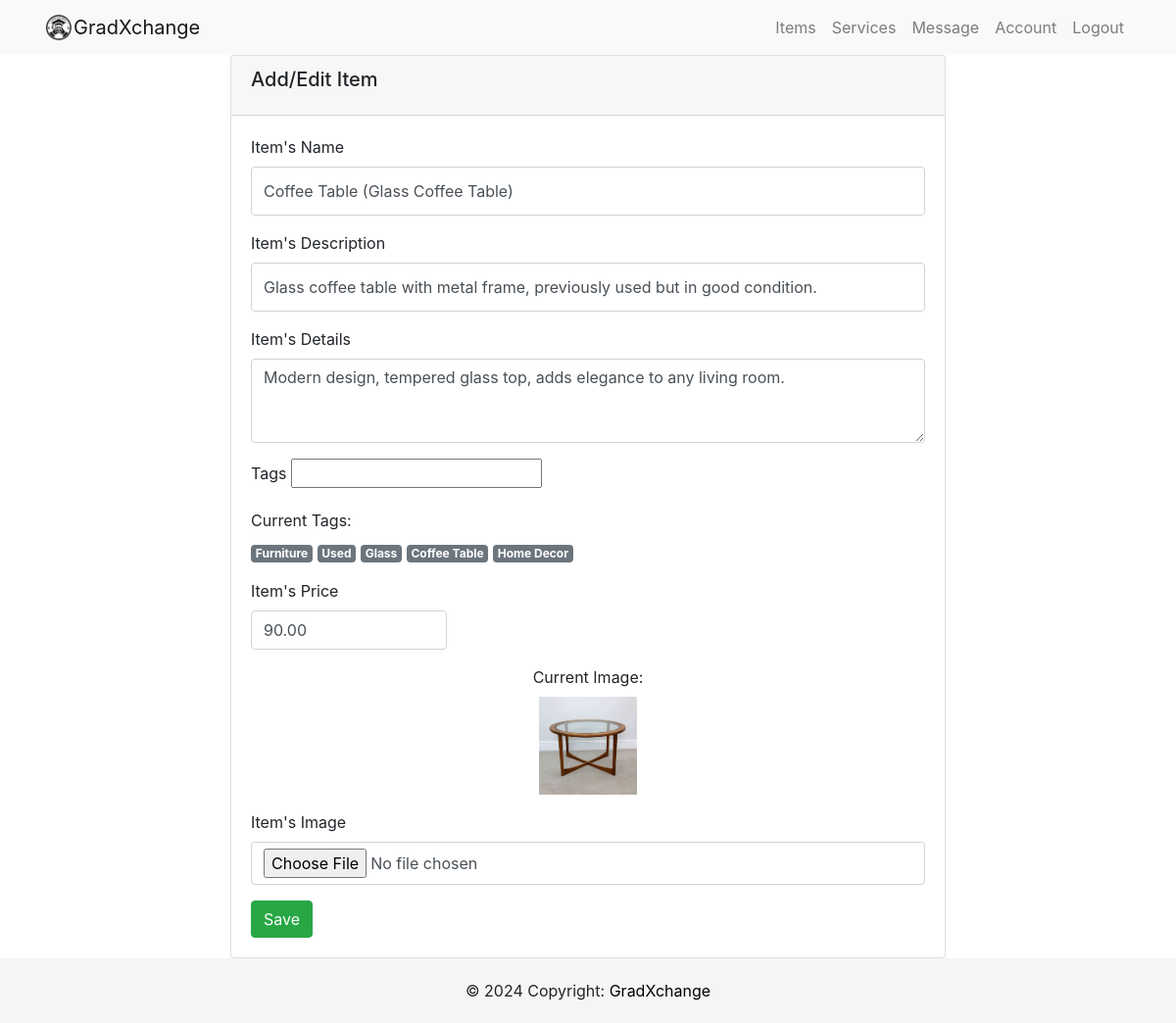
The app's page /item/edit/64/ (signed in) with its own data.
### item/models.py (models this page shows, shortened)
class Item(models.Model):
    tags = TaggableManager()
    item_name = models.CharField(max_length=200)
    item_desc = models.CharField(max_length=200)
    item_detail = models.CharField(max_length=2000)
    item_price = models.DecimalField(max_digits=10, decimal_places=2, validators=[MinValueValidator(Decimal('0.01'))])
    item_image = models.ImageField(upload_to='images_item', default="notfound.png")
    created =  models.DateTimeField(auto_now_add=True)
    user_name = models.ForeignKey(settings.AUTH_USER_MODEL, on_delete=models.CASCADE,default=1)
    liked_by = models.ManyToManyField(settings.AUTH_USER_MODEL, related_name='item_liked',blank= True)

### item/views.py (the view)
# urls.py: path('edit/<int:id>/', views.update_item,name='update_item'),
@login_required
def update_item(request, id):
    item = get_object_or_404(Item, id=id)
    if request.method == 'POST':
        form = ItemForm(request.POST, request.FILES, instance=item)
        if form.is_valid():
            form.save()
            messages.success(request, 'Item updated successfully!')  # Add success message
            return render(request, 'item/item-form.html', {'form': form, 'item': item})
    else:
        form = ItemForm(instance=item)
    return render(request, 'item/item-form.html', {'form': form, 'item': item})

### item/forms.py (shortened to what this page needs)
class ItemForm(forms.ModelForm):
    tags = TagField(required=False, help_text="Enter comma-separated tags")
    class Meta:
        model = Item
        fields = ['item_name', 'item_desc', 'item_detail','item_price','item_image','tags']
        widgets = {
            'item_name': forms.TextInput(attrs={'class': 'form-control'}),
            'item_desc': forms.TextInput(attrs={'class': 'form-control'}),
            'item_detail': forms.Textarea(attrs={'class': 'form-control', 'rows': 3}),
            'item_price': forms.NumberInput(attrs={'class': 'form-control'}),
            'item_image': forms.FileInput(attrs={'class': 'form-control'}),
        }
        labels = {
            'item_name': "Item's Name",
            'item_desc': "Item's Description",
            'item_detail': "Item's Details",
            'item_price': "Item's Price",
            'item_image': "Item's Image",
        }

### users/context_processors.py (called while the page is built)
def unread_message_count(request):
    if request.user.is_authenticated:
        count = Message.objects.filter(recipient=request.user.profile, is_read=False).count()
        return {'unread_message_count': count}
    return {}

### item/templates/item/item-form.html (shortened to what this page needs)
{% extends 'users/base.html' %}
{% block body %}
<div class="container" id="item-edit-form">
    <div class="row">
        <div class="col-md-8 offset-md-2">
            <div class="card">
                <div class="card-header">
                    <h5 class="card-title">Add/Edit Item</h5>
                </div>
                <div class="card-body">
                    <form method="POST" enctype="multipart/form-data">
                        <div class="form-group">
                            <label for="{{ form.item_name.id_for_label }}">{{ form.item_name.label }}</label>
                            {{ form.item_name }}
                        </div>
                        <div class="form-group">
                            <label for="{{ form.item_desc.id_for_label }}">{{ form.item_desc.label }}</label>
                            {{ form.item_desc }}
                        </div>
                        <div class="form-group">
                            <label for="{{ form.item_detail.id_for_label }}">{{ form.item_detail.label }}</label>
                            {{ form.item_detail }}
                        </div>
                        <div class="form-group">
                            <label for="{{ form.tags.id_for_label }}">{{ form.tags.label }}</label>
                            {{ form.tags }}
                        </div>
                        {% if form.instance.pk %}
                        <div class="form-group">
                            <label>Current Tags:</label>
                            <div>
                                {% for tag in form.instance.tags.all %}
                                <span class="badge badge-secondary">{{ tag.name }}</span>
                                {% empty %}
                                <span>No tags yet.</span>
                                {% endfor %}
                            </div>
                        </div>
                        {% endif %}
                        <div class="form-group">
                            <label for="{{ form.item_price.id_for_label }}">{{ form.item_price.label }}</label>
                            <div style="max-width: 200px;">
                                {{ form.item_price }}
                            </div>
                        </div>
                        {% if form.instance.item_image %}
                        <div class="form-group text-center">
                            <label>Current Image:</label><br>
                            <img src="{{ form.instance.item_image.url }}" alt="Item Image"
                                style="max-width: 100%; height: auto; max-height: 100px;">
                        </div>
                        {% endif %}
                        <div class="form-group">
                            <label for="{{ form.item_image.id_for_label }}">{{ form.item_image.label }}</label>
                            {{ form.item_image }}
                        </div>
                        <button class="btn btn-success" type="submit">Save</button>
                    </form>
                </div>
            </div>
        </div>
    </div>
</div>
{% endblock %}

### static/css/style.css (style rules this page uses)
html, body { height: 100%; margin: 0; padding: 0; }
body { display: flex; flex-direction: column; }
#item-edit-form .form-control { min-height: 40px; width: 100%; }
#item-edit-form .form-control[type="text"], #item-edit-form textarea { min-height: 50px; }
#item-edit-form textarea { min-height: 100px; }

### records on screen
Item: item_name "Coffee Table (Glass Coffee Table)", item_desc "Glass coffee table with metal frame, previously used but in good condition.", item_detail "Modern design, tempered glass top, adds elegance to any living room.", item_price "90.00", instance.item_image (picture)
Tag: name "Furniture"
Tag: name "Used"
Tag: name "Glass"
Tag: name "Coffee Table"
Tag: name "Home Decor"
